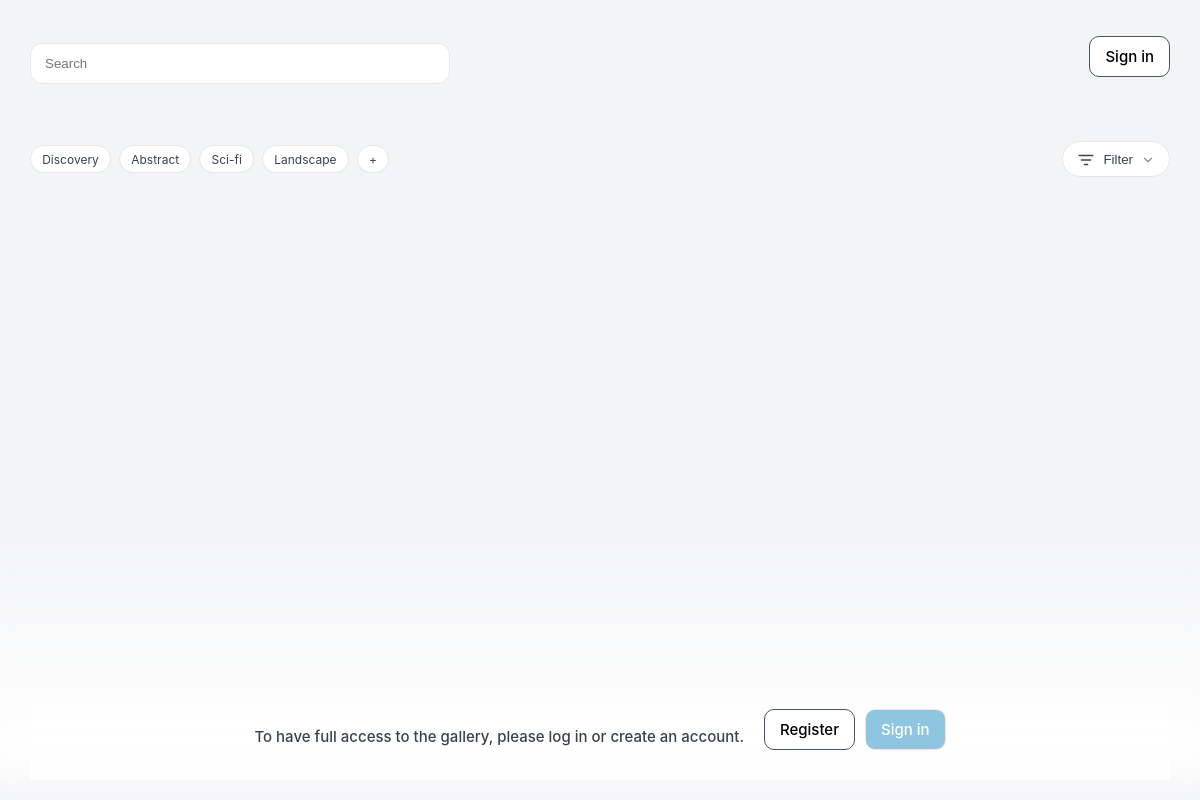
The page /home_guest.php on the database as committed earlier.
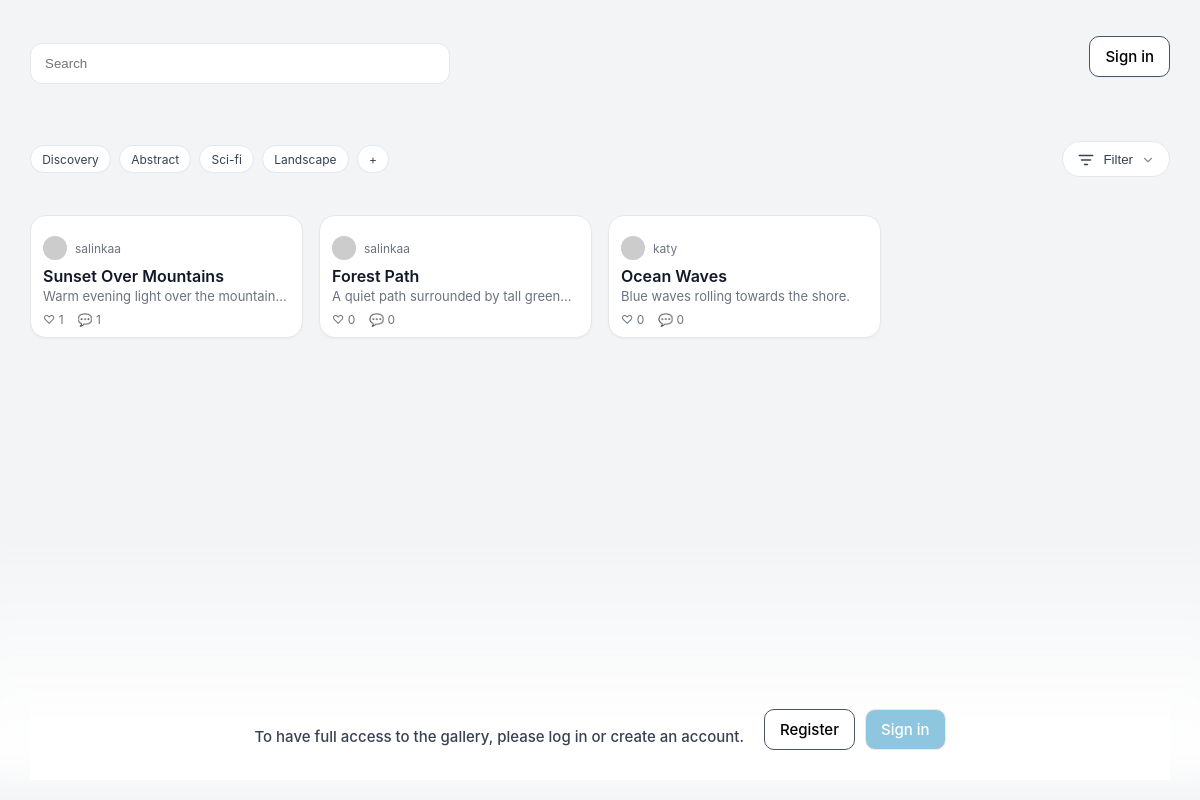
The same page on the database as committed later.
### tables this page shows
CREATE TABLE pictures (
    picture_id          BIGINT UNSIGNED NOT NULL AUTO_INCREMENT PRIMARY KEY,
    profile_id          BIGINT UNSIGNED NOT NULL, 
    picture_title       VARCHAR(150) NOT NULL,
    picture_description TEXT NULL,
    picture_url         VARCHAR(255) NOT NULL,
    category_id         INT UNSIGNED NULL, 
    likes_count         INT UNSIGNED NOT NULL DEFAULT '0',
    visibility          ENUM('public','hidden') NOT NULL DEFAULT 'public',
    created_at          TIMESTAMP NOT NULL DEFAULT CURRENT_TIMESTAMP,
    updated_at          TIMESTAMP NOT NULL DEFAULT CURRENT_TIMESTAMP ON UPDATE CURRENT_TIMESTAMP,

    FOREIGN KEY (profile_id) REFERENCES profiles (profile_id),
    FOREIGN KEY (category_id) REFERENCES categories (category_id)
);

CREATE TABLE profiles (
    profile_id          BIGINT UNSIGNED NOT NULL AUTO_INCREMENT PRIMARY KEY,
    login_email         VARCHAR(190) NOT NULL UNIQUE,
    password_hash       VARCHAR(255) NULL,
    display_name        VARCHAR(100) NOT NULL,
    username            VARCHAR(60) UNIQUE,
    profile_info        TEXT NULL,
    profile_bio         TEXT NULL,
    avatar_photo        VARCHAR(255) NULL,
    cover_photo         VARCHAR(255) NULL,
    email               VARCHAR(190) UNIQUE,
    role                ENUM('user','admin') NOT NULL DEFAULT 'user',
    status              ENUM('active','blocked','banned') NOT NULL DEFAULT 'active',
    created_at          TIMESTAMP NOT NULL DEFAULT CURRENT_TIMESTAMP,
    updated_at          TIMESTAMP NOT NULL DEFAULT CURRENT_TIMESTAMP ON UPDATE CURRENT_TIMESTAMP
);

### includes/core/db_class.php (called while the page is built, shortened)
<?php
class DB {
    private static ?mysqli $db = null;
    public static function get(): mysqli {
        if (!self::$db) {
            $cfgFile = __DIR__ . '/env.php';
            if (!file_exists($cfgFile)) {
                $cfgFile = __DIR__ . '/env_sample.php';
            }
            $cfg = require $cfgFile;
            self::$db = new mysqli(
                $cfg['host'] ?? 'localhost',
                $cfg['user'] ?? '',
                $cfg['pass'] ?? '',
                $cfg['name'] ?? '',
                $cfg['port'] ?? 3306
            );
            self::$db->set_charset('utf8mb4');
        }
        return self::$db;
    }
}

### includes/core/env_sample.php (called while the page is built)
<?php
return [
  'host' => 'mysql14.unoeuro.com',
  'user' => 'picturesque_dk',
  'pass' => 'hey',
  'name' => 'picturesque_dk_db_picturesque_new',
  'port' => 3306,
];

### home_guest.php (the view, shortened to what this page needs)
<?php
$sql = "
  SELECT
    p.picture_id,
    p.profile_id,
    p.picture_title,
    p.picture_description,
    p.picture_url,      -- stored like '/uploads/xxxx.jpg'
    p.created_at,
    pr.display_name,
    pr.avatar_photo,    -- may be '/uploads/avatars/...' or NULL
    COALESCE(l.cnt,0) AS like_count,
    COALESCE(c.cnt,0) AS comment_count
  FROM pictures p
  JOIN profiles pr ON pr.profile_id = p.profile_id
  LEFT JOIN (SELECT picture_id, COUNT(*) cnt FROM likes    GROUP BY picture_id) l ON l.picture_id = p.picture_id
  LEFT JOIN (SELECT picture_id, COUNT(*) cnt FROM comments GROUP BY picture_id) c ON c.picture_id = p.picture_id
  ORDER BY p.created_at DESC
  LIMIT 120
";
$res = DB::get()->query($sql);
$pictures = [];
while ($row = $res->fetch_assoc()) $pictures[] = $row;
$cssPath = __DIR__ . '/public/css/main.css';
$ver = file_exists($cssPath) ? filemtime($cssPath) : time();
?>
<!doctype html>
<html lang="en">
<head>
  <link rel="stylesheet" href="./public/css/main.css?v=<?= $ver ?>">
</head>
<body class="guest-locked">
  <div class="guest-main">
    <main class="guest-content">
      <div class="content-top">
        <form method="get" action="home_guest.php" class="search-wrap">
          <input class="search" name="q" placeholder="Search" disabled title="Sign in to use search">
        </form>
        <div class="top-actions guest-actions">
          <a class="btn-ghost pill" href="./auth/login.php" style="text-decoration:none">Sign in</a>
        </div>
      </div>
      <div class="controls-row">
        <div class="pills">
          <span class="pill">Discovery</span>
          <span class="pill">Abstract</span>
          <span class="pill">Sci-fi</span>
          <span class="pill">Landscape</span>
          <span class="pill">+</span>
        </div>
        <button class="filter-btn" type="button" disabled title="Sign in to filter">
          <svg class="icon" viewBox="0 0 24 24" fill="none" stroke="currentColor">
            <path d="M3 6h18M6 12h12M10 18h4" stroke-width="2" stroke-linecap="round" />
          </svg>
          Filter
          <svg class="chev" viewBox="0 0 24 24" fill="none" stroke="currentColor">
            <path d="m6 9 6 6 6-6" stroke-width="2" stroke-linecap="round" stroke-linejoin="round" />
          </svg>
        </button>
      </div>
      <section class="feed feed-locked">
        <?php foreach ($pictures as $p): ?>
          <?php
          $avatarUrl = !empty($p['avatar_photo']) ? img_from_db($p['avatar_photo']) : 'https://placehold.co/24x24?text=%20';
          ?>
          <article class="card">
            <div class="card-body">
              <div class="author-row">
                <img class="mini-avatar" src="<?= $avatarUrl ?>" alt="<?= htmlspecialchars($p['display_name']) ?> avatar">
                <span class="author"><?= htmlspecialchars($p['display_name']) ?></span>
              </div>
              <div class="card-title"><?= htmlspecialchars($p['picture_title']) ?></div>
              <?php if (!empty($p['picture_description'])): ?>
                <div class="card-desc"><?= htmlspecialchars($p['picture_description']) ?></div>
              <?php endif; ?>
              <div class="meta">
                <span class="counts">
                  <span class="muted" title="Sign in to like">♡ <?= (int)$p['like_count'] ?></span>
                  <span class="muted" title="Sign in to comment">💬 <?= (int)$p['comment_count'] ?></span>
                </span>
              </div>
            </div>
          </article>
        <?php endforeach; ?>
      </section>
      <div class="guest-cta">
        <span class="note-guest">To have full access to the gallery, please log in or create an account.</span>
        <a class="btn-ghost" href="./auth/register.php">Register</a>
        <a class="btn-primary" href="./auth/login.php">Sign in</a>
      </div>
    </main>
  </div>
</body>
</html>

Rows that differ between the two databases and show on the page:
added pictures: profile.display_name "salinkaa", picture_title "Sunset Over Mountains", picture_description "Warm evening light over the…", like_count "1", comment_count "1"
added pictures: profile.display_name "salinkaa", picture_title "Forest Path", picture_description "A quiet path surrounded by tall…", like_count "0", comment_count "0"
added pictures: profile.display_name "katy", picture_title "Ocean Waves", picture_description "Blue waves rolling towards the shore.", like_count "0", comment_count "0"
